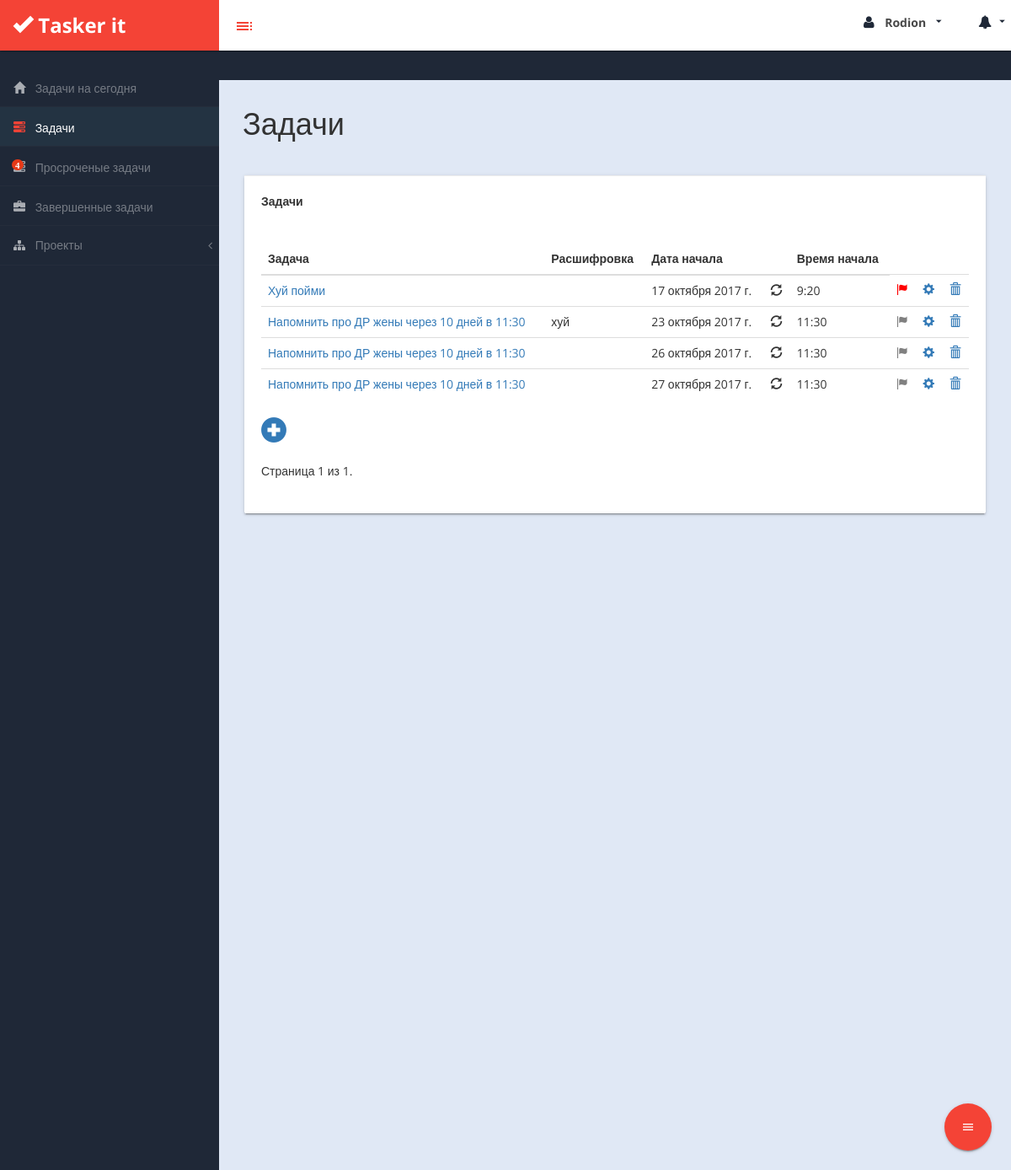
The app's page / (signed in) with its own data.
### JtdiTASKS/models.py (models this page shows, shortened)
class Task(models.Model):
    PRIORITY_1 = '1'
    PRIORITY_2 = '2'
    PRIORITY_3 = '3'
    PRIORITY_4 = '4'
    PRIORITY_CHOISE = (
        (PRIORITY_1, 'Приоритет 1'),
        (PRIORITY_2, 'Приоритет 2'),
        (PRIORITY_3, 'Приоритет 3'),
        (PRIORITY_4, 'Приоритет 4'))
    author = models.ForeignKey('auth.User')
    performer = models.ForeignKey('auth.User', related_name='performer', blank=True, null=True)
    project = models.ForeignKey('Project', null=True, default=None,
                                blank=True)
    title = models.CharField(max_length=200)
    description = models.TextField(max_length=2000, blank=True)
    repeating = models.BooleanField(default=False, blank=True)
    date = models.DateField(default=timezone.now, blank=True, null=True)
    time = models.TimeField(default=timezone.now, blank=True, null=True)
    date_finish = models.DateField(default=None, blank=True, null=True)
    date_time_finish = models.DateTimeField(default=None, blank=True, null=True)
    active = models.BooleanField(default=False)
    finished = models.BooleanField(default=False)
    group = models.BooleanField(default=False)
    priority = models.CharField(max_length=20, choices=PRIORITY_CHOISE,
                                default=PRIORITY_4, blank=True)
    color = models.CharField(max_length=20, default='grey', blank=True)
    remind = models.BooleanField(default=True)

### JtdiTASKS/views.py (the view)
# urls.py: url(r'^$', views.task_list, name='task_list'),
def task_list(request):
    if not request.user.is_authenticated():
        return redirect('login')
    currentdate = datetime.datetime.today()
    start_day = currentdate.combine(currentdate, currentdate.min.time())
    end_day = currentdate.combine(currentdate, currentdate.max.time())
    tasks = Task.objects.filter(active=True).filter(Q(author=request.user) | Q(performer=request.user))\
        .filter(project=None). \
        order_by('date', 'priority', 'time')
    tasks_finish = Task.objects.filter(active=False).filter(finished=True)\
        .filter(Q(author=request.user) | Q(performer=request.user)). \
        filter(project=None).order_by(
        'date_finish')
    tasks_finished_today = Task.objects.filter(active=False).filter(finished=True)\
        .filter(Q(author=request.user) | Q(performer=request.user)). \
        filter(project=None).filter(date_finish__range=(start_day, end_day)).order_by(
        'date_finish')
    paginator_task = Paginator(tasks, 8)
    page = request.GET.get('page')
    try:
        tasks = paginator_task.page(page)
    except PageNotAnInteger:
        tasks = paginator_task.page(1)
    except EmptyPage:
        tasks = paginator_task.page(paginator_task.num_pages)
    return render(request, 'JtdiTASKS/index.html', {'tasks': tasks,
                                                    'tasks_finish': tasks_finish,
                                                    'tasks_finished_today': tasks_finished_today})

### JtdiTASKS/views.py (called while the page is built)
@register.inclusion_tag('JtdiTASKS/profile_menu.html')
def profile_menu(user):
    today = datetime.date.today()
    week_end = today - datetime.timedelta(days=7)
    tasks_finish_base = Task.objects.filter(active=False).filter(finished=True).filter(author=user).filter(
        date_finish__range=(week_end, today)).order_by(
        'date_finish')
    qsstats = QuerySetStats(tasks_finish_base, date_field='date_finish', aggregate=Count('id'))
    qsstats.today = today
    values = qsstats.time_series(week_end, today, interval='days')
    my_invites = InviteUser.objects.filter(user_invite__username__exact=user.username).filter(not_invited=False) \
        .filter(invited=False).count()
    notify = 0 + my_invites
    return {'user': user,
            'values': values,
            'notify': notify,
            'my_invites': my_invites}

### JtdiTASKS/templates/JtdiTASKS/index.html (shortened to what this page needs)
{% extends 'JtdiTASKS/base.html' %}
{% load googlecharts %}
{% load staticfiles %}
{% block content %}
<div id="page-wrapper">
		  <div class="header">
                        <h1 class="page-header">
                            Задачи
                        </h1>
        </div>
            <div id="page-inner">
            <div class="row">
                <div class="col-md-12">
                    <div class="card">
                        <div class="card-action">
                            Задачи
                        </div>
                        <div class="card-content">
                            <div class="table-responsive">
                                <table class="table table-hover">
                                    <thead>
                                        <tr>
				                  <th>Задача</th>
				                  <th>Расшифровка</th>
				                  <th>Дата начала</th>
                                  <th> </th>
                                  <th>Время начала</th>
				                </tr>
                                    </thead>
                                    <tbody>
                                    {% for task in tasks %}
                                        <tr>
                                            <td><a href=" {% url 'task_detail' pk=task.pk %} "> {{ task.title }}</a></td>
                                            <td>{{ task.description|linebreaksbr }}</td>
                                            <td>{{ task.date }}</td>
                                            {% if task.repeating %}
                                                <td><i class="glyphicon glyphicon-refresh"></i></td>
                                            {% else %}
                                                <td>  </td>
                                            {% endif %}
                                            <td>{{ task.time }}</td>
                                            <td><a href="{% url 'task_finish' pk=task.pk %}" data-rel="collapse" title="Завершить задачу">
                                                <i class="glyphicon glyphicon-flag" style="color: {{ task.color }}"></i></a></td>
                                            <td><a href="{% url 'task_edit' pk=task.pk %}" data-rel="collapse" title="Редактировать задачу">
                                                <i class="glyphicon glyphicon-cog"></i></a></td>
                                            <td><a href="{% url 'task_del' pk=task.pk %}" data-rel="collapse" title="Удалить задачу">
                                                <i class="glyphicon glyphicon-trash"></i></a></td>
                                        </tr>
                                      {% endfor %}
                                    </tbody>
                                </table>
                            </div>
                            <div>
                                <a href="{% url 'task_new' %}" data-rel="collapse" title="Добавить задачу"><i class="glyphicon glyphicon-plus-sign" style="font-size: 30px"></i></a>
                            </div>
                            <div class="pagination">
                                <span class="step-links">
                                    <span class="current">
                                        Страница {{ tasks.number }} из {{ tasks.paginator.num_pages }}.
                                    </span>
                                </span>
                            </div>
                        </div>
                    </div>
                </div>
            </div>
    </div>
</div>
{% endblock content %}

### JtdiTASKS/templates/JtdiTASKS/base.html (shortened to what this page needs)
{% load staticfiles %}
{% load bootstrap %}
{% load googlecharts %}
<!DOCTYPE html>
<html xmlns="http://www.w3.org/1999/xhtml">
<head>
	<link rel="stylesheet" href={% static "/materialize/css/materialize.min.css"%} media="screen,projection" />
    <link href={% static "/css/bootstrap.css"%} rel="stylesheet" />
    <link href={% static "/css/font-awesome.css"%} rel="stylesheet" />
    <link href={% static "/js/morris/morris-0.4.3.min.css"%} rel="stylesheet" />
    <link href={% static "/css/custom-styles.css"%} rel="stylesheet" />
    <link rel="stylesheet" href={% static "/js/Lightweight-Chart/cssCharts.css"%}>
</head>
</head>
<body onload="show()">
    <div id="wrapper">
                 {% if user.is_authenticated %}
                {% profile_menu user%}
                {% project_recent_list request user %}{% endif %}
                {% block content %}
                {% endblock %}
    <div class="fixed-action-btn horizontal click-to-toggle">
    <a class="btn-floating btn-large red">
      <i class="material-icons">menu</i>
    </a>
  </div>
            </div>
</body>
</html>

### JtdiTASKS/templates/JtdiTASKS/profile_menu.html (shortened to what this page needs)
{% load googlecharts %}
{% load bootstrap %}
{% if user.is_authenticated %}
    <nav class="navbar navbar-default top-navbar" role="navigation">
            <div class="navbar-header">
                <a class="navbar-brand waves-effect waves-dark" href="/"><i class="glyphicon glyphicon-ok"></i> <strong>Tasker it</strong></a>
		<div id="sideNav" href=""><i class="material-icons dp48">toc</i></div>
            </div>
            <ul class="nav navbar-top-links navbar-right">
            <li><a class="dropdown-button waves-effect waves-dark" href="#!" data-activates="dropdown1"><i class="fa fa-user fa-fw"></i> <b>{{ user.first_name }}</b> <i class="material-icons right">arrow_drop_down</i></a></li>
				<li><a class="dropdown-button waves-effect waves-dark" href="#!" data-activates="dropdown2"><i class="fa fa-bell fa-fw"></i> <i class="material-icons right">arrow_drop_down</i></a></li>
            </ul>
        </nav>
{% endif %}
{% if user.is_authenticated %}
                   {% googlecharts %}
                    {% options %}
                        kind: "LineChart",
                        options: {
                            backgroundColor: "#f9f9f9",
                            colors: ["#09f"],
                            gridlineColor: "#ddd",
                            legend: "none",
                            vAxis: {minValue: 1},
                            chartArea: {left: 40, top: 20, width: '300', height: '190'},
                            width: '300',
                            height: '250'
                        }
                    {% endoptions %}
                {% endgooglecharts %}
    {% endif %}

### JtdiTASKS/templates/JtdiTASKS/menu.html (shortened to what this page needs)
{% load bootstrap %}
 <nav class="navbar-default navbar-side" role="navigation">
            <div class="sidebar-collapse">
                <ul class="nav" id="main-menu">
                    <li>
                        <a class=" {% if request.resolver_match.url_name == 'task_today' %}active-menu {% endif %} waves-effect waves-dark" href="{% url 'task_today' %}"><i class="glyphicon glyphicon-home"></i> Задачи на сегодня</a>
                    </li>
                    <li>
                        <a href="{% url 'task_list' %}" class=" {% if request.resolver_match.url_name == 'task_list' %}active-menu {% endif %}waves-effect waves-dark"><i class="glyphicon glyphicon-tasks"></i> Задачи</a>
                    </li>
					<li class="current"><a href="{% url 'task_overdue' %}" class=" {% if request.resolver_match.url_name == 'task_overdue' %}active-menu {% endif %} waves-effect waves-dark"><i class="glyphicon glyphicon-tasks">
                            {% if tasks_overdue_notify > 0 %}
                               <div class="tab_counter">{{ tasks_overdue_notify }}</div>
                            {% endif %}
                        </i> Просроченые задачи</a></li>
                    <li class="current"><a href="{% url 'task_list_finished' %}" class=" {% if request.resolver_match.url_name == 'task_list_finished' %}active-menu {% endif %} waves-effect waves-dark">
                            <i class="glyphicon glyphicon-briefcase"></i> Завершенные задачи</a></li>
                    <li>
                        <a href="#" class=" {{ acitvemenu_project }} waves-effect waves-dark"><i class="fa fa-sitemap"></i> Проекты<span class="fa arrow"></span></a>
                    </li>
                </ul>
            </div>
        </nav>

### JtdiTASKS/static/css/custom-styles.css (style rules this page uses)
body { font-family: 'Open Sans', sans-serif; background: #1F2837; }
#wrapper { width: 100%; }
#page-wrapper { padding: 15px 15px; min-height: 600px; background: #ececec; }
#page-inner { width:100%; margin:10px 20px 10px 0px; padding: 15px 30px; min-height:1200px; }
h1, .h1, h2, .h2, h3, .h3 { margin-top: 7px; margin-bottom: -5px; }
.navbar-side { z-index: 0; }
.navbar-side .nav > li > a > i { color: rgba(255, 255, 255, 0.62);padding: 8px;width: 20px;text-align: center;font-size: 14px; }
.top-navbar { position: fixed;width: 100%;z-index: 300;-webkit-box-shadow: 0 3px 3px rgba(0, 0, 0, 0.05);-moz-box-shadow: 0 3px 3px rgba(0, 0, 0, 0.05);box-shadow: 0 3px 3px rgba(0, 0, 0, 0.05);box-shadow: 0 1px 3px 0 rgba(0,0,0,.2),0 1px 1px 0 rgba(0,0,0,.14),0 2px 1px -1px rgba(0,0,0,.12); }
.navbar-side { z-index: 2; position: fixed; width: 260px; top: 80px; box-shadow: none; }
#page-wrapper { position: relative; top: 55px; -moz-box-shadow: 0 0 10px #757575; }
.page-header { padding-bottom: 0;margin: 0;border-bottom: 1px solid transparent;text-align: left;background-color: transparent;padding: 32px 22px 10px 28px;color: #323232; }
.red { background-color: #FB6E51; color:#fff; }
.top-navbar { margin:0px; }
.top-navbar .navbar-brand { color: #fff;width: 260px;text-align: left;height: 60px;font-size: 24px;font-weight: 700;line-height: 30px;background: #f44336; }
.top-navbar .nav > li { position: relative; display: inline-block; margin: 0px; padding: 0px; }
.top-navbar .nav > li > a { position: relative;display: block;padding: 17px;color: #484848;margin: 0px; }
.active-menu, .active-menu i { background-color: #233342 !important; color: #fff !important; }
.active-menu i { color: #f44336 !important; }
.arrow { float: right; margin-top: 8px; }
.fa.arrow:before { content: "\f104"; }
.sidebar-collapse , .sidebar-collapse .nav { background:none; }
.sidebar-collapse .nav { padding:0; }
.sidebar-collapse .nav > li > a { color: rgba(255, 255, 255, 0.39); background:transparent; text-shadow:none; }
.sidebar-collapse > .nav > li > a { padding: 8px; font-size: 14px; }
.sidebar-collapse > .nav > li { border-bottom: 1px solid rgba(107, 108, 109, 0.08); }
.navbar-side { border:none; background: #1F2837; }
.top-navbar { background: #ffffff; border-bottom:none; }
.top-navbar .nav > li > a > i { margin-right: 0; }
.navbar-default { border: 0px solid #1f2837; }
.navbar-header { background: transparent; }
.nav > li > a > i { margin-right:10px; color: #1f2837; font-size: 16px; }
#sideNav { float: left; left: 0; z-index: 3; color: #f44336; cursor:pointer; border-radius: 0; width: 14px; font-size: 44px; line-height: 33px; margin: 7px 0 0 13px; background: #ffffff; width: 34px; height: 34px; text-align: center; line-height: 34px; padding-top: 5px; margin-top: 14px; border-radius: 50%; }
#page-wrapper { background: #e0e8f5; }
@media (min-width:768px) { #page-wrapper { margin: 0 0 0 260px; padding: 0; min-height: 1200px; } }
@media (min-width:768px) { .navbar-side { width: 260px; z-index: 1; } }
@media (min-width:768px) { .navbar { border-radius: 0px; } }
.top-navbar .nav > li > a b { margin:0 5px; }
.tab_counter { position: absolute; top: 6px; left: 6px; height: 13px; min-width: 9px; border-radius: 8px; padding: 0px 4px; background-color: #e63917; color: #fff; font-weight: 600; -webkit-font-smoothing: subpixel-antialiased; -moz-osx-font-smoothing: auto; font-size: 11px; }

### records on screen
Task: title "Хуй пойми", date "17 октября 2017 г.", repeating True (drawn), time "9:20"
Task: title "Напомнить про ДР жены через 10 дней в 11:30", description "хуй", date "23 октября 2017 г.", repeating True (drawn), time "11:30"
Task: title "Напомнить про ДР жены через 10 дней в 11:30", date "26 октября 2017 г.", repeating True (drawn), time "11:30"
Task: title "Напомнить про ДР жены через 10 дней в 11:30", date "27 октября 2017 г.", repeating True (drawn), time "11:30"

### other values on screen
{{ user.first_name }} "Rodion"
{{ tasks_overdue_notify }} "4"
{{ tasks.number }} "1"
{{ tasks.paginator.num_pages }} "1"
